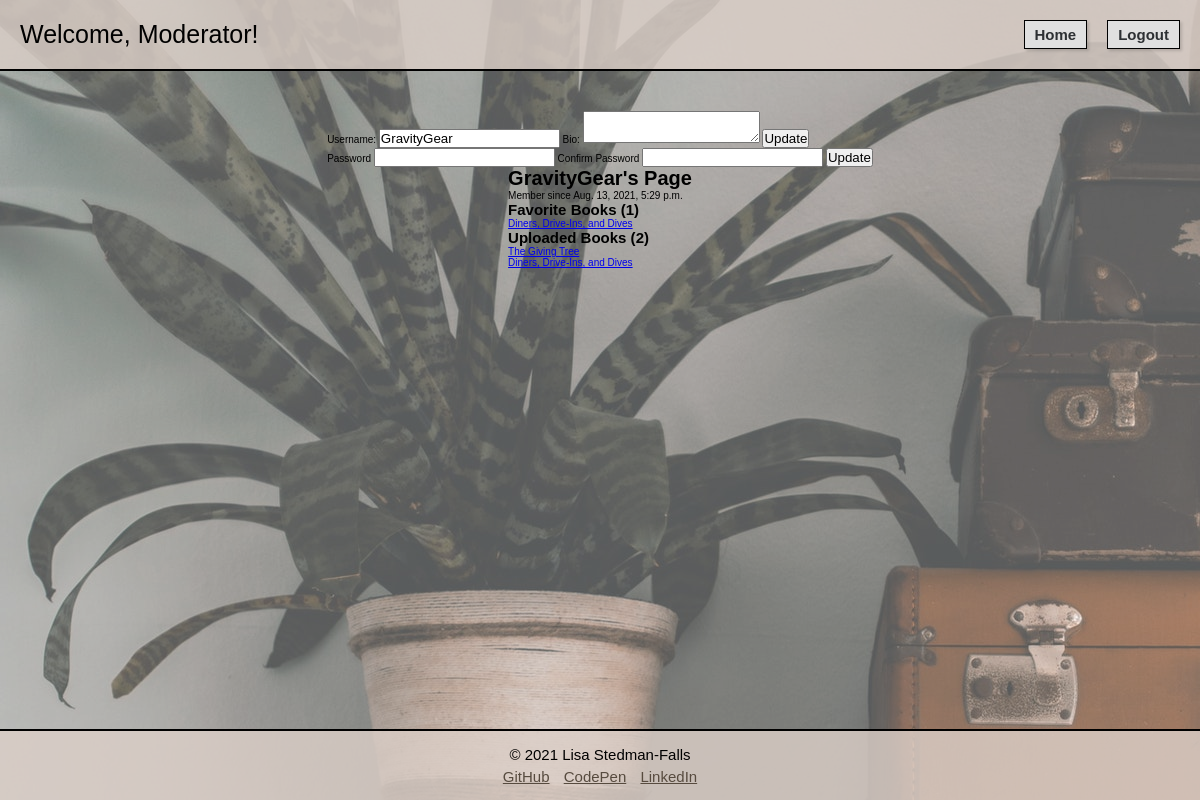
Page /book/user/2 (signed in) on the committed database.
### login_registration_app/models.py (models this page shows, shortened)
class User(models.Model):
    first_name = models.CharField(max_length=255)
    last_name = models.CharField(max_length=255)
    username = models.CharField(max_length=20, default="")
    email = models.CharField(max_length=255)
    password = models.CharField(max_length=255)
    bio = models.TextField(default="")
    created_at = models.DateTimeField(auto_now_add=True)
    updated_at = models.DateTimeField(auto_now=True)
    objects = UserManager()

### books_app/models.py (models this page shows, shortened)
class Book(models.Model):
    title = models.CharField(max_length=255)
    description = models.TextField()
    genre = models.CharField(max_length=255)
    uploaded_by = models.ForeignKey(User, related_name = "books_uploaded", on_delete = models.CASCADE)
    favorited_by = models.ManyToManyField(User, related_name = "books_favorited")
    created_at = models.DateTimeField(auto_now_add=True)
    updated_at = models.DateTimeField(auto_now=True)
    objects = BookManager()

### books_app/views.py (the view)
# urls.py: path('user/<int:user_id>', views.user_page), #GET request to display a specific object's info
def user_page(request, user_id): #GET REQUEST
    this_user= User.objects.get(id=request.session["user_id"])
    a_user = User.objects.get(id = user_id)
    admin = User.objects.get(id = 1)
    uploaded_books = a_user.books_uploaded.all()
    book_count = uploaded_books.count()
    favorited_books = a_user.books_favorited.all()
    favorite_count= favorited_books.count()
    context = {
        "this_user":this_user,
        "a_user": a_user,
        "favorited_books": favorited_books,
        "uploaded_books":uploaded_books,
        "book_count": book_count,
        "favorite_count":favorite_count,
        "admin": admin,
    }
    return render(request, "user_page.html", context)

### books_app/templates/user_page.html (shortened to what this page needs)
<!DOCTYPE html>
<html lang="en-US">
<head>
    {% load static %}
    <link rel="stylesheet" href="{% static 'user_page.css' %}">
</head>
<body>
    <div id="container">
        <nav>
            <p>Welcome, {{this_user.username}}!</p>
            <div id="nav_actions">
                <a href="/book">Home</a>
                <form action="/logout" method="POST">
                    <button type="submit">Logout</button>
                </form>
            </div>
        </nav>
        <div id="wrapper">
            {% if this_user.id == a_user.id or this_user == admin %}
            <div id="edit">
                <form action="/book/user/{{a_user.id}}/edit_info" method="POST">
                    <label class="label" for="username">Username: </label>
                    <input name="username" type="text" value ="{{a_user.username}}">
                    <label class="label" for="bio">Bio: </label>
                    <textarea name="bio">{{a_user.bio}}</textarea>
                    <button type="submit">Update</button>
                </form>
                <form action="/book/user/{{a_user.id}}/change_password" method="POST">
                        <label for="password">Password</label>
                        <input name="password" type="password">
                        <label for="password_confirm">Confirm Password</label>
                        <input name="password_confirm" type="password">
                        <button type="submit">Update</button>
                    </form>
            </div>
            {% endif %}
            <div id="user_info">
                <h1>{{a_user.username}}'s Page</h1>
                <p>Member since {{a_user.created_at}}</p>
                <h2>Favorite Books ({{favorite_count}})</h2>
                {% for book in favorited_books %}
                <p>
                    <a href ="/book/{{book.id}}">{{book.title}}</a>
                </p>
                {% endfor %}
                <h2>Uploaded Books ({{book_count}})</h2>
                {% for book in uploaded_books %}
                <p>
                    <a href ="/book/{{book.id}}">{{book.title}}</a>
                </p>
                {% endfor %}
            </div>
        </div>
        <footer>
            <p>&#169; 2021 Lisa Stedman-Falls</p>
            <a href="https://github.com/Lstedmanfalls/">GitHub</a>
            <a href="https://codepen.io/lstedmanfalls">CodePen</a>
            <a href="https://www.linkedin.com/in/lstedmanfalls/">LinkedIn</a>
        </footer>
    </div>
</body>
</html>

### books_app/static/user_page.css (style rules this page uses)
* { margin:0; padding:0; }
body { height:100%; }
html { font-family:Verdana, Tahoma, sans-serif; font-size:10px; }
#container { position:relative; min-height:100vh; display: flex; flex-direction:column; }
#container::after { content:""; background-image:url("books.jpg"); opacity:.7; top:0; left:0; bottom:0; right:0; position:absolute; z-index:-1; }
nav { display: flex; width:100%; justify-content: space-between; align-items:center; background-color: rgba(220, 208, 201, .8); padding:2rem 0; border-bottom:.2rem solid black; }
nav p { font-size:2.5rem; padding-left:2rem; }
#nav_actions { display: flex; justify-content: space-between; padding-right:2rem; }
nav a { margin-right:2rem; }
nav a, nav button { font-size:1.5rem; font-weight: bold; padding:.5rem 1rem; box-shadow:rgba(0, 0, 0, 0.15) 1.95px 1.95px 2.6px; color:#2D3033; background-color:#E0E0E0; text-decoration: none; border:.1rem solid black; }
#wrapper { display: flex; flex:1 0 auto; flex-direction: column; align-items: center; padding-top:4rem; padding-bottom:4rem; min-height:auto; }
footer { text-align: center; font-size:1.5rem; padding:1.5rem; background-color: rgba(220, 208, 201, .8); border-top:.2rem solid black; }
footer p { padding-bottom: .5rem; }
footer a { color:#574b3f; padding:0 .5rem; }

### rows in the picture
User: username "Moderator"
User: username "GravityGear", created_at "Aug. 13, 2021, 5:29 p.m."
Book: title "Diners, Drive-Ins, and Dives"
Book: title "The Giving Tree"

### other values in the picture
{{ favorite_count }} "1"
{{ book_count }} "2"
